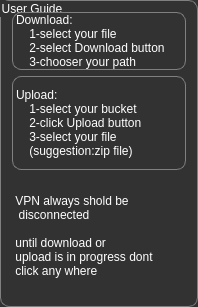
           <widget class="QGroupBox" name="groupBox">
            <property name="maximumSize">
             <size>
              <width>198</width>
              <height>16777215</height>
             </size>
            </property>
            <property name="palette">
             <palette>
              <active>
               <colorrole role="Button">
                <brush brushstyle="SolidPattern">
                 <color alpha="255">
                  <red>50</red>
                  <green>50</green>
                  <blue>50</blue>
                 </color>
                </brush>
               </colorrole>
               <colorrole role="Text">
                <brush brushstyle="SolidPattern">
                 <color alpha="255">
                  <red>255</red>
                  <green>255</green>
                  <blue>255</blue>
                 </color>
                </brush>
               </colorrole>
               <colorrole role="ButtonText">
                <brush brushstyle="SolidPattern">
                 <color alpha="255">
                  <red>255</red>
                  <green>255</green>
                  <blue>255</blue>
                 </color>
                </brush>
               </colorrole>
               <colorrole role="Base">
                <brush brushstyle="SolidPattern">
                 <color alpha="255">
                  <red>50</red>
                  <green>50</green>
                  <blue>50</blue>
                 </color>
                </brush>
               </colorrole>
               <colorrole role="Window">
                <brush brushstyle="SolidPattern">
                 <color alpha="255">
                  <red>50</red>
                  <green>50</green>
                  <blue>50</blue>
                 </color>
                </brush>
               </colorrole>
               <colorrole role="ToolTipText">
                <brush brushstyle="SolidPattern">
                 <color alpha="255">
                  <red>255</red>
                  <green>255</green>
                  <blue>255</blue>
                 </color>
                </brush>
               </colorrole>
               <colorrole role="PlaceholderText">
                <brush brushstyle="SolidPattern">
                 <color alpha="128">
                  <red>255</red>
                  <green>255</green>
                  <blue>255</blue>
                 </color>
                </brush>
               </colorrole>
              </active>
              <inactive>
               <colorrole role="Button">
                <brush brushstyle="SolidPattern">
                 <color alpha="255">
                  <red>50</red>
                  <green>50</green>
                  <blue>50</blue>
                 </color>
                </brush>
               </colorrole>
               <colorrole role="Text">
                <brush brushstyle="SolidPattern">
                 <color alpha="255">
                  <red>255</red>
                  <green>255</green>
                  <blue>255</blue>
                 </color>
                </brush>
               </colorrole>
               <colorrole role="ButtonText">
                <brush brushstyle="SolidPattern">
                 <color alpha="255">
                  <red>255</red>
                  <green>255</green>
                  <blue>255</blue>
                 </color>
                </brush>
               </colorrole>
               <colorrole role="Base">
                <brush brushstyle="SolidPattern">
                 <color alpha="255">
                  <red>50</red>
                  <green>50</green>
                  <blue>50</blue>
                 </color>
                </brush>
               </colorrole>
               <colorrole role="Window">
                <brush brushstyle="SolidPattern">
                 <color alpha="255">
                  <red>50</red>
                  <green>50</green>
                  <blue>50</blue>
                 </color>
                </brush>
               </colorrole>
               <colorrole role="ToolTipText">
                <brush brushstyle="SolidPattern">
                 <color alpha="255">
                  <red>255</red>
                  <green>255</green>
                  <blue>255</blue>
                 </color>
                </brush>
               </colorrole>
               <colorrole role="PlaceholderText">
                <brush brushstyle="SolidPattern">
                 <color alpha="128">
                  <red>255</red>
                  <green>255</green>
                  <blue>255</blue>
                 </color>
                </brush>
               </colorrole>
              </inactive>
              <disabled>
               <colorrole role="Button">
                <brush brushstyle="SolidPattern">
                 <color alpha="255">
                  <red>50</red>
                  <green>50</green>
                  <blue>50</blue>
                 </color>
                </brush>
               </colorrole>
               <colorrole role="Text">
                <brush brushstyle="SolidPattern">
                 <color alpha="255">
                  <red>120</red>
                  <green>120</green>
                  <blue>120</blue>
                 </color>
                </brush>
               </colorrole>
               <colorrole role="ButtonText">
                <brush brushstyle="SolidPattern">
                 <color alpha="255">
                  <red>120</red>
                  <green>120</green>
                  <blue>120</blue>
                 </color>
                </brush>
               </colorrole>
               <colorrole role="Base">
                <brush brushstyle="SolidPattern">
                 <color alpha="255">
                  <red>50</red>
                  <green>50</green>
                  <blue>50</blue>
                 </color>
                </brush>
               </colorrole>
               <colorrole role="Window">
                <brush brushstyle="SolidPattern">
                 <color alpha="255">
                  <red>50</red>
                  <green>50</green>
                  <blue>50</blue>
                 </color>
                </brush>
               </colorrole>
               <colorrole role="ToolTipText">
                <brush brushstyle="SolidPattern">
                 <color alpha="255">
                  <red>255</red>
                  <green>255</green>
                  <blue>255</blue>
                 </color>
                </brush>
               </colorrole>
               <colorrole role="PlaceholderText">
                <brush brushstyle="SolidPattern">
                 <color alpha="128">
                  <red>0</red>
                  <green>0</green>
                  <blue>0</blue>
                 </color>
                </brush>
               </colorrole>
              </disabled>
             </palette>
            </property>
            <property name="styleSheet">
             <string notr="true">border: 1px solid gray;
border-radius: 9px;
margin-top: 0.5em;</string>
            </property>
            <property name="title">
             <string>User Guide</string>
            </property>
            <layout class="QVBoxLayout" name="verticalLayout_7">
             <item alignment="Qt::AlignTop">
              <widget class="QLabel" name="label_2">
               <property name="palette">
                <palette>
                 <active>
                  <colorrole role="WindowText">
                   <brush brushstyle="SolidPattern">
                    <color alpha="255">
                     <red>255</red>
                     <green>255</green>
                     <blue>255</blue>
                    </color>
                   </brush>
                  </colorrole>
                  <colorrole role="Button">
                   <brush brushstyle="SolidPattern">
                    <color alpha="255">
                     <red>50</red>
                     <green>50</green>
                     <blue>50</blue>
                    </color>
                   </brush>
                  </colorrole>
                  <colorrole role="Base">
                   <brush brushstyle="SolidPattern">
                    <color alpha="255">
                     <red>50</red>
                     <green>50</green>
                     <blue>50</blue>
                    </color>
                   </brush>
                  </colorrole>
                  <colorrole role="Window">
                   <brush brushstyle="SolidPattern">
                    <color alpha="255">
                     <red>50</red>
                     <green>50</green>
                     <blue>50</blue>
                    </color>
                   </brush>
                  </colorrole>
                 </active>
                 <inactive>
                  <colorrole role="WindowText">
                   <brush brushstyle="SolidPattern">
                    <color alpha="255">
                     <red>255</red>
                     <green>255</green>
                     <blue>255</blue>
                    </color>
                   </brush>
                  </colorrole>
                  <colorrole role="Button">
                   <brush brushstyle="SolidPattern">
                    <color alpha="255">
                     <red>50</red>
                     <green>50</green>
                     <blue>50</blue>
                    </color>
                   </brush>
                  </colorrole>
                  <colorrole role="Base">
                   <brush brushstyle="SolidPattern">
                    <color alpha="255">
                     <red>50</red>
                     <green>50</green>
                     <blue>50</blue>
                    </color>
                   </brush>
                  </colorrole>
                  <colorrole role="Window">
                   <brush brushstyle="SolidPattern">
                    <color alpha="255">
                     <red>50</red>
                     <green>50</green>
                     <blue>50</blue>
                    </color>
                   </brush>
                  </colorrole>
                 </inactive>
                 <disabled>
                  <colorrole role="WindowText">
                   <brush brushstyle="SolidPattern">
                    <color alpha="255">
                     <red>120</red>
                     <green>120</green>
                     <blue>120</blue>
                    </color>
                   </brush>
                  </colorrole>
                  <colorrole role="Button">
                   <brush brushstyle="SolidPattern">
                    <color alpha="255">
                     <red>50</red>
                     <green>50</green>
                     <blue>50</blue>
                    </color>
                   </brush>
                  </colorrole>
                  <colorrole role="Base">
                   <brush brushstyle="SolidPattern">
                    <color alpha="255">
                     <red>50</red>
                     <green>50</green>
                     <blue>50</blue>
                    </color>
                   </brush>
                  </colorrole>
                  <colorrole role="Window">
                   <brush brushstyle="SolidPattern">
                    <color alpha="255">
                     <red>50</red>
                     <green>50</green>
                     <blue>50</blue>
                    </color>
                   </brush>
                  </colorrole>
                 </disabled>
                </palette>
               </property>
               <property name="whatsThis">
                <string>&lt;html&gt;&lt;head/&gt;&lt;body&gt;&lt;p&gt;Download:&lt;/p&gt;&lt;p&gt;	1-click on your file&lt;/p&gt;&lt;p&gt;	2-click Download btn&lt;/p&gt;&lt;p&gt;	3-select your download path&lt;/p&gt;&lt;/body&gt;&lt;/html&gt;</string>
               </property>
               <property name="styleSheet">
                <string notr="true">margin-top: 1.5em;</string>
               </property>
               <property name="text">
                <string>Download:
    1-select your file
    2-select Download button
    3-chooser your path</string>
               </property>
              </widget>
             </item>
             <item>
              <widget class="QLabel" name="label_4">
               <property name="minimumSize">
                <size>
                 <width>0</width>
                 <height>94</height>
                </size>
               </property>
               <property name="palette">
                <palette>
                 <active>
                  <colorrole role="WindowText">
                   <brush brushstyle="SolidPattern">
                    <color alpha="255">
                     <red>255</red>
                     <green>255</green>
                     <blue>255</blue>
                    </color>
                   </brush>
                  </colorrole>
                  <colorrole role="Button">
                   <brush brushstyle="SolidPattern">
                    <color alpha="255">
                     <red>50</red>
                     <green>50</green>
                     <blue>50</blue>
                    </color>
                   </brush>
                  </colorrole>
                  <colorrole role="Base">
                   <brush brushstyle="SolidPattern">
                    <color alpha="255">
                     <red>50</red>
                     <green>50</green>
                     <blue>50</blue>
                    </color>
                   </brush>
                  </colorrole>
                  <colorrole role="Window">
                   <brush brushstyle="SolidPattern">
                    <color alpha="255">
                     <red>50</red>
                     <green>50</green>
                     <blue>50</blue>
                    </color>
                   </brush>
                  </colorrole>
                 </active>
                 <inactive>
                  <colorrole role="WindowText">
                   <brush brushstyle="SolidPattern">
                    <color alpha="255">
                     <red>255</red>
                     <green>255</green>
                     <blue>255</blue>
                    </color>
                   </brush>
                  </colorrole>
                  <colorrole role="Button">
                   <brush brushstyle="SolidPattern">
                    <color alpha="255">
                     <red>50</red>
                     <green>50</green>
                     <blue>50</blue>
                    </color>
                   </brush>
                  </colorrole>
                  <colorrole role="Base">
                   <brush brushstyle="SolidPattern">
                    <color alpha="255">
                     <red>50</red>
                     <green>50</green>
                     <blue>50</blue>
                    </color>
                   </brush>
                  </colorrole>
                  <colorrole role="Window">
                   <brush brushstyle="SolidPattern">
                    <color alpha="255">
                     <red>50</red>
                     <green>50</green>
                     <blue>50</blue>
                    </color>
                   </brush>
                  </colorrole>
                 </inactive>
                 <disabled>
                  <colorrole role="WindowText">
                   <brush brushstyle="SolidPattern">
                    <color alpha="255">
                     <red>120</red>
                     <green>120</green>
                     <blue>120</blue>
                    </color>
                   </brush>
                  </colorrole>
                  <colorrole role="Button">
                   <brush brushstyle="SolidPattern">
                    <color alpha="255">
                     <red>50</red>
                     <green>50</green>
                     <blue>50</blue>
                    </color>
                   </brush>
                  </colorrole>
                  <colorrole role="Base">
                   <brush brushstyle="SolidPattern">
                    <color alpha="255">
                     <red>50</red>
                     <green>50</green>
                     <blue>50</blue>
                    </color>
                   </brush>
                  </colorrole>
                  <colorrole role="Window">
                   <brush brushstyle="SolidPattern">
                    <color alpha="255">
                     <red>50</red>
                     <green>50</green>
                     <blue>50</blue>
                    </color>
                   </brush>
                  </colorrole>
                 </disabled>
                </palette>
               </property>
               <property name="whatsThis">
                <string>&lt;html&gt;&lt;head/&gt;&lt;body&gt;&lt;p&gt;Download:&lt;/p&gt;&lt;p&gt;	1-click on your file&lt;/p&gt;&lt;p&gt;	2-click Download btn&lt;/p&gt;&lt;p&gt;	3-select your download path&lt;/p&gt;&lt;/body&gt;&lt;/html&gt;</string>
               </property>
               <property name="styleSheet">
                <string notr="true">margin-top: 0.5em;</string>
               </property>
               <property name="text">
                <string>Upload:
    1-select your bucket
    2-click Upload button
    3-select your file
    (suggestion:zip file)</string>
               </property>
              </widget>
             </item>
             <item>
              <widget class="QLabel" name="label_6">
               <property name="minimumSize">
                <size>
                 <width>0</width>
                 <height>119</height>
                </size>
               </property>
               <property name="palette">
                <palette>
                 <active>
                  <colorrole role="WindowText">
                   <brush brushstyle="SolidPattern">
                    <color alpha="255">
                     <red>255</red>
                     <green>255</green>
                     <blue>255</blue>
                    </color>
                   </brush>
                  </colorrole>
                  <colorrole role="Button">
                   <brush brushstyle="SolidPattern">
                    <color alpha="255">
                     <red>50</red>
                     <green>50</green>
                     <blue>50</blue>
                    </color>
                   </brush>
                  </colorrole>
                  <colorrole role="Base">
                   <brush brushstyle="SolidPattern">
                    <color alpha="255">
                     <red>50</red>
                     <green>50</green>
                     <blue>50</blue>
                    </color>
                   </brush>
                  </colorrole>
                  <colorrole role="Window">
                   <brush brushstyle="SolidPattern">
                    <color alpha="255">
                     <red>50</red>
                     <green>50</green>
                     <blue>50</blue>
                    </color>
                   </brush>
                  </colorrole>
                 </active>
                 <inactive>
                  <colorrole role="WindowText">
                   <brush brushstyle="SolidPattern">
                    <color alpha="255">
                     <red>255</red>
                     <green>255</green>
                     <blue>255</blue>
                    </color>
                   </brush>
                  </colorrole>
                  <colorrole role="Button">
                   <brush brushstyle="SolidPattern">
                    <color alpha="255">
                     <red>50</red>
                     <green>50</green>
                     <blue>50</blue>
                    </color>
                   </brush>
                  </colorrole>
                  <colorrole role="Base">
                   <brush brushstyle="SolidPattern">
                    <color alpha="255">
                     <red>50</red>
                     <green>50</green>
                     <blue>50</blue>
                    </color>
                   </brush>
                  </colorrole>
                  <colorrole role="Window">
                   <brush brushstyle="SolidPattern">
                    <color alpha="255">
                     <red>50</red>
                     <green>50</green>
                     <blue>50</blue>
                    </color>
                   </brush>
                  </colorrole>
                 </inactive>
                 <disabled>
                  <colorrole role="WindowText">
                   <brush brushstyle="SolidPattern">
                    <color alpha="255">
                     <red>120</red>
                     <green>120</green>
                     <blue>120</blue>
                    </color>
                   </brush>
                  </colorrole>
                  <colorrole role="Button">
                   <brush brushstyle="SolidPattern">
                    <color alpha="255">
                     <red>50</red>
                     <green>50</green>
                     <blue>50</blue>
                    </color>
                   </brush>
                  </colorrole>
                  <colorrole role="Base">
                   <brush brushstyle="SolidPattern">
                    <color alpha="255">
                     <red>50</red>
                     <green>50</green>
                     <blue>50</blue>
                    </color>
                   </brush>
                  </colorrole>
                  <colorrole role="Window">
                   <brush brushstyle="SolidPattern">
                    <color alpha="255">
                     <red>50</red>
                     <green>50</green>
                     <blue>50</blue>
                    </color>
                   </brush>
                  </colorrole>
                 </disabled>
                </palette>
               </property>
               <property name="whatsThis">
                <string>&lt;html&gt;&lt;head/&gt;&lt;body&gt;&lt;p&gt;Download:&lt;/p&gt;&lt;p&gt;	1-click on your file&lt;/p&gt;&lt;p&gt;	2-click Download btn&lt;/p&gt;&lt;p&gt;	3-select your download path&lt;/p&gt;&lt;/body&gt;&lt;/html&gt;</string>
               </property>
               <property name="styleSheet">
                <string notr="true">margin-top: 0.5em;
border:rgb(50,50,50);</string>
               </property>
               <property name="text">
                <string> VPN always shold be
  disconnected

 until download or
 upload is in progress dont
 click any where</string>
               </property>
              </widget>
             </item>
            </layout>
           </widget>
